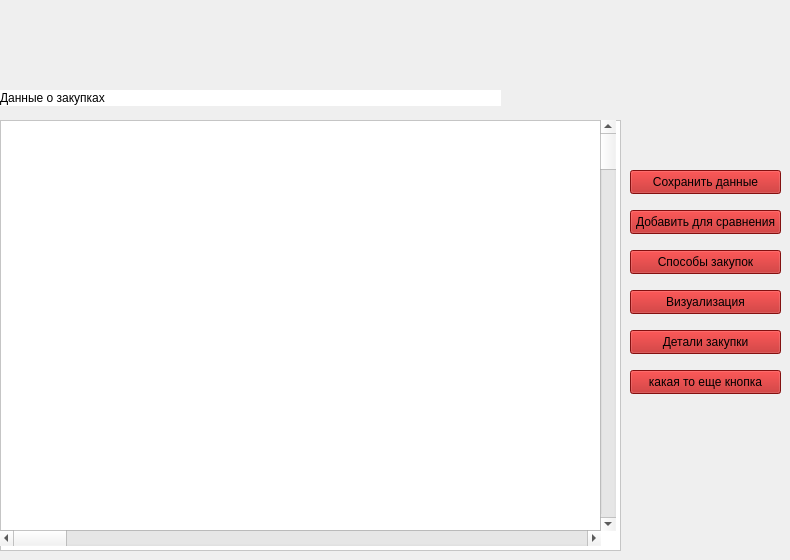
    <widget class="QWidget" name="_2_Datapurcahsetable">
     <widget class="QPushButton" name="pushButton_3">
      <property name="geometry">
       <rect>
        <x>630</x>
        <y>170</y>
        <width>151</width>
        <height>24</height>
       </rect>
      </property>
      <property name="styleSheet">
       <string notr="true">background-color: rgb(184, 23, 23);</string>
      </property>
      <property name="text">
       <string>Сохранить данные</string>
      </property>
     </widget>
     <widget class="QPushButton" name="pushButton_4">
      <property name="geometry">
       <rect>
        <x>630</x>
        <y>210</y>
        <width>151</width>
        <height>24</height>
       </rect>
      </property>
      <property name="styleSheet">
       <string notr="true">background-color: rgb(184, 23, 23);</string>
      </property>
      <property name="text">
       <string>Добавить для сравнения</string>
      </property>
     </widget>
     <widget class="QPushButton" name="pushButton_5">
      <property name="geometry">
       <rect>
        <x>630</x>
        <y>250</y>
        <width>151</width>
        <height>24</height>
       </rect>
      </property>
      <property name="styleSheet">
       <string notr="true">background-color: rgb(184, 23, 23);</string>
      </property>
      <property name="text">
       <string>Способы закупок</string>
      </property>
     </widget>
     <widget class="QPushButton" name="pushButton_6">
      <property name="geometry">
       <rect>
        <x>630</x>
        <y>290</y>
        <width>151</width>
        <height>24</height>
       </rect>
      </property>
      <property name="styleSheet">
       <string notr="true">background-color: rgb(184, 23, 23);</string>
      </property>
      <property name="text">
       <string>Визуализация</string>
      </property>
     </widget>
     <widget class="QPushButton" name="pushButton_7">
      <property name="geometry">
       <rect>
        <x>630</x>
        <y>330</y>
        <width>151</width>
        <height>24</height>
       </rect>
      </property>
      <property name="styleSheet">
       <string notr="true">background-color: rgb(184, 23, 23);</string>
      </property>
      <property name="text">
       <string>Детали закупки</string>
      </property>
     </widget>
     <widget class="QPushButton" name="pushButton_8">
      <property name="geometry">
       <rect>
        <x>630</x>
        <y>370</y>
        <width>151</width>
        <height>24</height>
       </rect>
      </property>
      <property name="styleSheet">
       <string notr="true">background-color: rgb(184, 23, 23);</string>
      </property>
      <property name="text">
       <string>какая то еще кнопка</string>
      </property>
     </widget>
     <widget class="QTableView" name="tableView">
      <property name="geometry">
       <rect>
        <x>0</x>
        <y>120</y>
        <width>621</width>
        <height>431</height>
       </rect>
      </property>
      <property name="styleSheet">
       <string notr="true">background-color: rgb(255, 255, 255);</string>
      </property>
     </widget>
     <widget class="QLabel" name="label_5">
      <property name="geometry">
       <rect>
        <x>0</x>
        <y>90</y>
        <width>501</width>
        <height>16</height>
       </rect>
      </property>
      <property name="styleSheet">
       <string notr="true">background-color: rgb(255, 255, 255);</string>
      </property>
      <property name="text">
       <string>Данные о закупках</string>
      </property>
     </widget>
     <widget class="QScrollBar" name="horizontalScrollBar">
      <property name="geometry">
       <rect>
        <x>0</x>
        <y>530</y>
        <width>601</width>
        <height>16</height>
       </rect>
      </property>
      <property name="orientation">
       <enum>Qt::Horizontal</enum>
      </property>
     </widget>
     <widget class="QScrollBar" name="verticalScrollBar">
      <property name="geometry">
       <rect>
        <x>600</x>
        <y>120</y>
        <width>16</width>
        <height>411</height>
       </rect>
      </property>
      <property name="orientation">
       <enum>Qt::Vertical</enum>
      </property>
     </widget>
    </widget>
